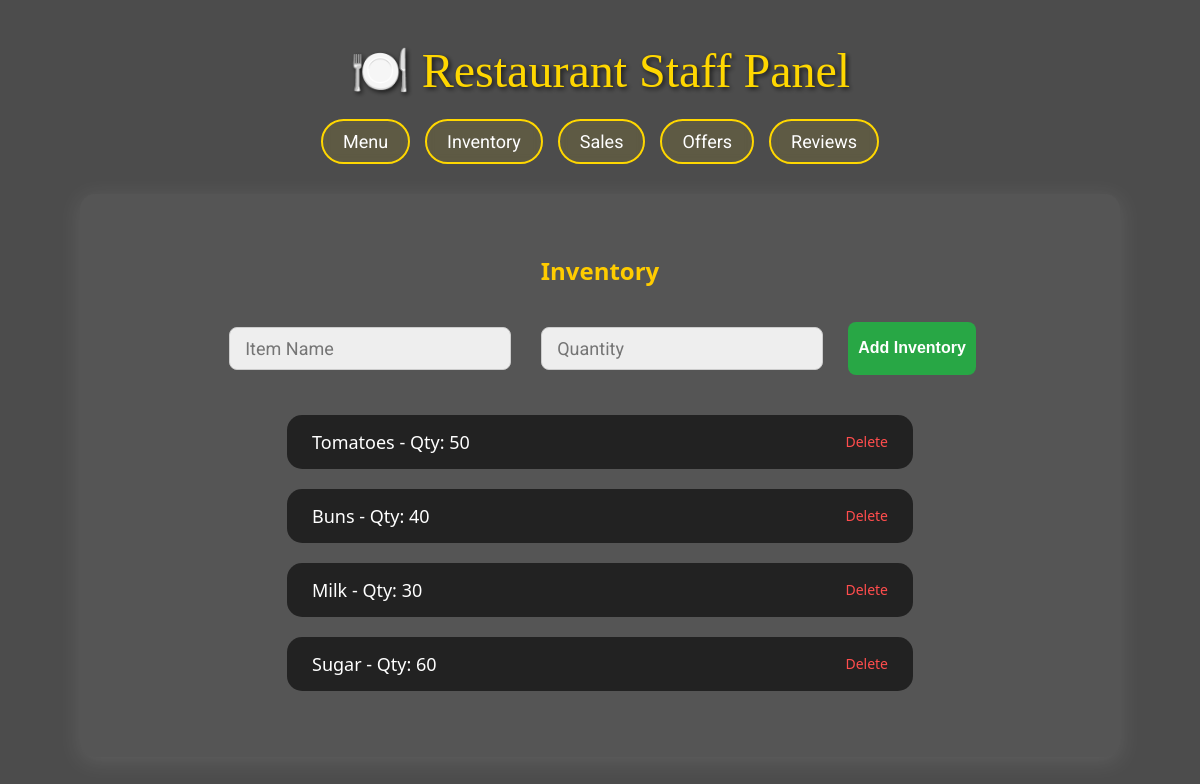
Page /inventory on the committed database.
### tables this page shows
CREATE TABLE inventory (
    id INTEGER PRIMARY KEY AUTOINCREMENT,
    item TEXT NOT NULL,
    quantity INTEGER NOT NULL
);

### app.py (the view)
@app.route('/inventory', methods=['GET', 'POST'])
def inventory():
    if request.method == 'POST':
        item = request.form['item']
        quantity = int(request.form['quantity'])
        query_db('INSERT INTO inventory (item, quantity) VALUES (?, ?)', (item, quantity))
        return redirect('/inventory')
    inventory_items = query_db('SELECT * FROM inventory')
    return render_template('inventory.html', inventory=inventory_items)

### app.py (called while the page is built)
def query_db(query, args=(), one=False):
    conn = sqlite3.connect(DB_NAME)
    c = conn.cursor()
    c.execute(query, args)
    rv = c.fetchall()
    conn.commit()
    conn.close()
    return (rv[0] if rv else None) if one else rv

### templates/inventory.html
{% extends 'base.html' %}
{% block content %}
<h2>Inventory</h2>
<form method="post" class="form-container">
  <input type="text" name="item" placeholder="Item Name" required>
  <input type="number" name="quantity" placeholder="Quantity" required>
  <button type="submit" class="add-button">Add Inventory</button>
</form>
<ul class="item-list">
  {% for i in inventory %}
    <li class="item-card">
      {{ i[1] }} - Qty: {{ i[2] }}
      <a href="/delete_inventory/{{ i[0] }}" class="delete-btn">Delete</a>
    </li>
  {% endfor %}
</ul>
{% endblock %}

### static/style.css (style rules this page uses)
body { margin: 0; padding: 0; font-family: 'Roboto', sans-serif; background: url('https://images.unsplash.com/photo-1600891964599-f61ba0e24092') no-repeat center center fixed; background-size: cover; color: #fff; }
form { margin-top: 30px; text-align: center; }
form input[type="text"], form input[type="number"], form textarea, form select { font-size: 18px; padding: 10px 15px; margin: 10px; border-radius: 8px; border: 1px solid #ccc; width: 250px; background-color: rgba(255, 255, 255, 0.9); font-family: 'Roboto', sans-serif; outline: none; transition: border 0.3s ease; }
form input[type="submit"], button { font-size: 18px; padding: 10px 20px; background-color: #ffd700; border: none; border-radius: 25px; color: #000; font-weight: bold; cursor: pointer; transition: background-color 0.3s ease; }
.form-container { text-align: center; margin-bottom: 30px; }
.form-container input, .form-container button { padding: 10px; margin: 5px; border-radius: 8px; border: 1px solid #ccc; font-size: 16px; }
.form-container button { background-color: #28a745; color: white; border: none; cursor: pointer; }
h2 { text-align: center; color: #ffcc00; font-family: 'Segoe UI', sans-serif; margin-bottom: 20px; }
.form-container { display: flex; justify-content: center; gap: 10px; margin-bottom: 25px; flex-wrap: wrap; }
.form-container input { padding: 10px; border-radius: 10px; border: none; font-size: 16px; width: 200px; }
.add-button { background-color: #ffa500; color: white; border: none; padding: 10px 16px; border-radius: 10px; font-weight: bold; cursor: pointer; }
.item-list { list-style: none; padding: 0; display: flex; flex-direction: column; align-items: center; }
.item-card { background-color: rgba(0, 0, 0, 0.6); color: white; padding: 15px 25px; border-radius: 15px; width: 60%; font-size: 18px; margin: 10px 0; display: flex; justify-content: space-between; align-items: center; font-family: 'Segoe UI', sans-serif; }
.delete-btn { color: #ff4d4d; text-decoration: none; font-size: 14px; margin-left: 15px; }

### rows in the picture
inventory: item "Tomatoes", quantity "50"
inventory: item "Buns", quantity "40"
inventory: item "Milk", quantity "30"
inventory: item "Sugar", quantity "60"
